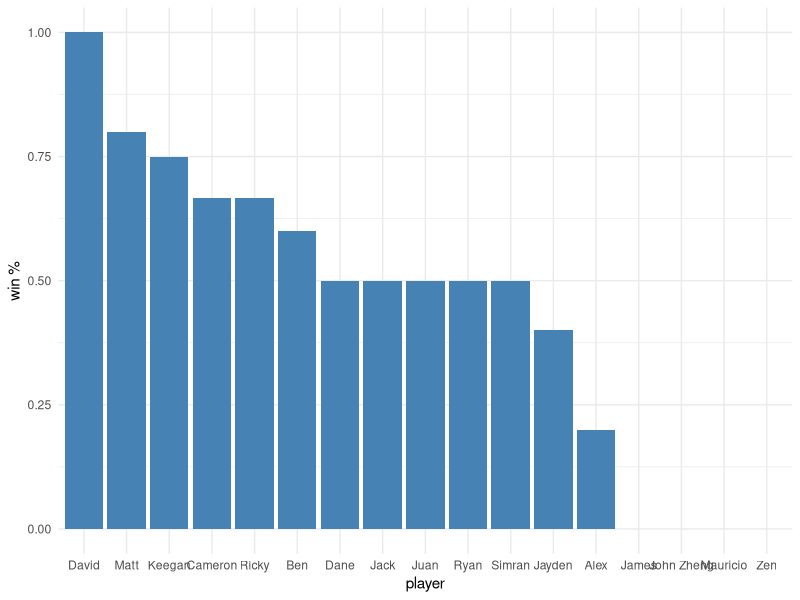
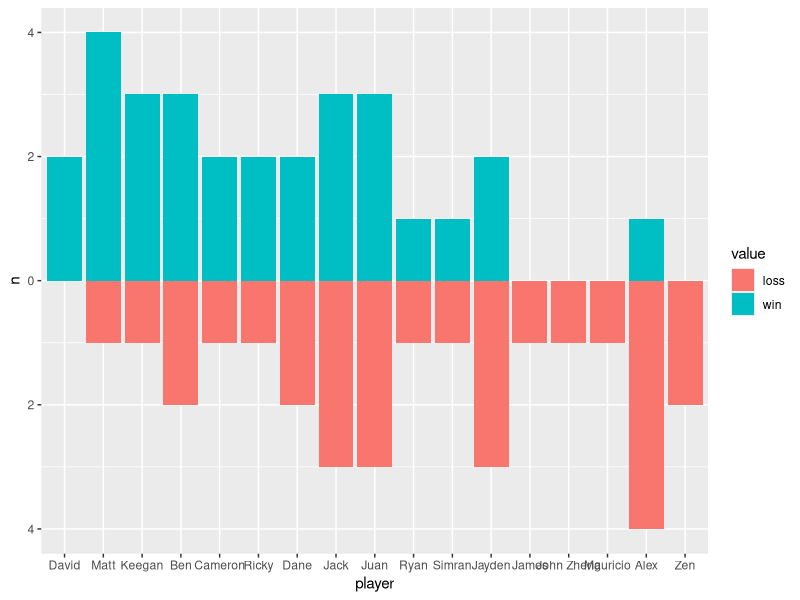

Write R code to recreate these figures, in order.
#!/usr/bin/env Rscript

library(plyr)
suppressMessages(library(dplyr))
library(ggplot2)
library(reshape2)

# Load in data
raw_data <- readLines("data.txt")
raw_games <- split(raw_data[raw_data != ""], cumsum(raw_data == "")[raw_data != ""])

# Process data
games <- c()

for (game in raw_games) {
  raw_date <- unlist(strsplit(game[1], "\t"))[2]
  date <- as.Date(raw_date)

  raw_players <- unlist(strsplit(game[2], "\t"))[2]
  players <- as.numeric(raw_players)

  winning_team <- unlist(strsplit(game[3], "\t"))[2]

  # Make the game data frame
  game_df <- data.frame(
    sapply(
      game[4:(4 + players - 1)],
      function(line) unlist(strsplit(line, "\t"))
    )
  )
  game_df <- as.data.frame(t(unname(game_df)))
  colnames(game_df) <- c("player", "role")

  # Add in non-data frame attrs
  game_df.date <- date
  game_df.winning_team <- winning_team
  game_df.players <- players

  # Add team column
  game_df$team <- sapply(
    game_df[, "role"],
    function(role)
      if (role %in% c("merlin", "leffen", "resistance")) {
        "resistance"
      } else {
        "spies"
      }
  )

  # Add result column
  game_df$result <- sapply(
    game_df[, "team"],
    function(role)
      if (role == "resistance" & winning_team == "resistance") {
        "win"
      } else if (role == "spies" & winning_team == "spies") {
        "win"
      } else {
        "loss"
      }
  )

  games <- c(games, list(game_df))
}

# Count player win rates
big_df <- rbind.fill(games)
molten_results <- melt(select(big_df, player, result), id.var = c("player"))
results <- dcast(molten_results, player ~ value, value.var = "player", length)

# Add in win %
results <- transform(results, win_percent = win / (win + loss))

# Plot results
results_freq <- as.data.frame(molten_results %>% group_by(player, value) %>% tally())
results_freq$n2 <- ifelse(results_freq$value == "loss", -1 * results_freq$n, results_freq$n)

p_wins_losses <- (
  ggplot(data = results_freq)
  + geom_bar(aes(x = reorder(player, -n2), y = n2, fill = value), stat = "identity", position = "identity")
    + labs(x = "player", y = "n")
    + scale_y_continuous(label = abs)
)

# Uncommment these if running with Rscript
# x11()
# print(p_wins_losses)

# Plot win %
p_win_percent <- (
  ggplot(data = results, aes(x = reorder(player, -win_percent), y = win_percent))
  + geom_bar(stat = "identity", fill = "steelblue")
    + labs(x = "player", y = "win %")
    + theme_minimal()
)

# Uncommment these if running with Rscript
# x11()
# print(p_win_percent)

# Wait for user to kill script (uncomment this if running with Rscript)
# Sys.sleep(999999999999)
